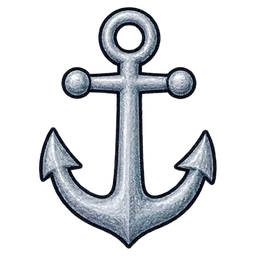
#> input picture jeux/img/de/Anker.webp, 256 x 256 px
$ python -i images.py   (imports and definitions only)
#> lines starting #> are read from the running program, lines starting #| are printed output that depends on the picture
#!/usr/bin/env python3
"""Ajoute une image Gemini à un mot d'allemand.
Usage : python3 outils/images.py <image> <Mot> [<image> <Mot> ...]
- rogne le blanc autour (ou le transparent si l'image est détourée, transparence gardée), remet en carré avec une petite marge, réduit à 256 px, enregistre jeux/img/de/<slug>.webp
- met à jour la liste DE_IMG de jeux/allemand-mots.js et la liste des images de sw.js (hors-ligne)."""
import sys,os,re,glob,unicodedata
from PIL import Image,ImageChops
R=os.path.dirname(os.path.dirname(os.path.abspath(__file__)))
D=os.path.join(R,"jeux/img/de")
def slug(w):return w.replace("ä","ae").replace("ö","oe").replace("ü","ue").replace("Ä","Ae").replace("Ö","Oe").replace("Ü","Ue").replace("ß","ss")
def prep(src,dst):
#> called with src = '../jeux/img/de/Anker.webp', dst = 'out.png'
    im=Image.open(src)
#> im is the input picture: PIL image 256x256 RGBA; mean R, G, B, A 32.1, 34.5, 38, 63.6
    if im.mode in("RGBA","LA","P"):
        im=im.convert("RGBA");a=im.getchannel("A")
#> after `a = im.getchannel('A')`:
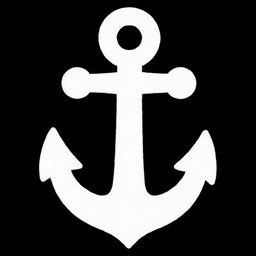
#> a: PIL image 256x256 L; min 0, max 255, mean 63.6
        if a.getextrema()[0]<200:  # image détourée : on garde la transparence
            box=a.point(lambda v:255 if v>24 else 0).getbbox() or (0,0)+im.size
#> box = (39, 7, 217, 249)
            im=im.crop(box);w,h=im.size;s=int(max(w,h)*1.06)
#> after `im = im.crop(box)`:
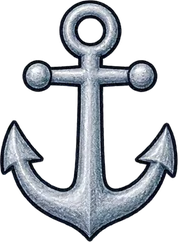
#> im: PIL image 178x242 RGBA; mean R, G, B, A 48.6, 52.2, 57.5, 96.7; transparent parts drawn white
#> after `w, h = im.size`: w = 178; h = 242
#> after `s = int(max(w, h) * 1.06)`: s = 256
            sq=Image.new("RGBA",(s,s),(0,0,0,0));sq.paste(im,((s-w)//2,(s-h)//2))
#> after `sq = Image.new('RGBA', (s, s), (0, 0, 0, 0))`: sq: PIL image 256x256 RGBA; every value is 0
            sq.resize((256,256),Image.LANCZOS).save(dst,"WEBP",quality=85,method=6);return
    im=im.convert("RGB")
    bg=Image.new("RGB",im.size,(255,255,255))
    diff=ImageChops.difference(im,bg).convert("L").point(lambda v:255 if v>18 else 0)
    box=diff.getbbox() or (0,0)+im.size
    im=im.crop(box);w,h=im.size;s=int(max(w,h)*1.06)
    sq=Image.new("RGB",(s,s),(255,255,255));sq.paste(im,((s-w)//2,(s-h)//2))
    sq.resize((256,256),Image.LANCZOS).save(dst,"WEBP",quality=80,method=6)
# [1 line not run here, left out]
a=sys.argv[1:]
# [4 lines not run here, left out]
# [1 line that did not run here, left out]
# [1 line that did not run here, left out]
# [1 line that did not run here, left out]
# [1 line that did not run here, left out]
# [2 lines not run here, left out]
# [1 line that did not run here, left out]
# [1 line that did not run here, left out]
# [1 line that did not run here, left out]
# [2 lines not run here, left out]

>>> result = prep('../jeux/img/de/Anker.webp', 'out.png')

$ run again, on jeux/img/de/Bett.webp
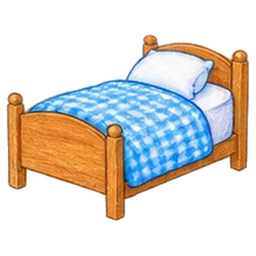
#> input picture jeux/img/de/Bett.webp, 256 x 256 px
#> in prep, im is the input picture: PIL image 256x256 RGBA; mean R, G, B, A 81.2, 74.9, 67.5, 103.5
#> in prep, `a = im.getchannel('A')`:
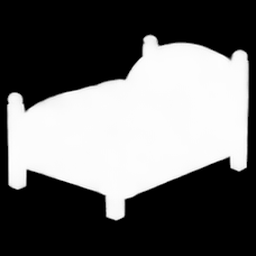
#> a: PIL image 256x256 L; min 0, max 255, mean 103.5
#> box = (6, 34, 249, 221)
#> im: PIL image 243x187 RGBA
#> sq: PIL image 257x257 RGBA; every value is 0
#> in prep, `sq.resize((256, 256), Image.LANCZOS).save(dst, 'WEBP', quality=85, met`:
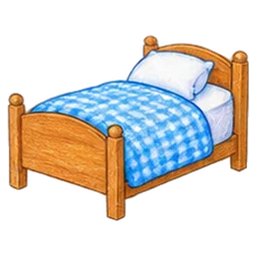
#> saved as out.png: PIL image 256x256 RGBA; mean R, G, B, A 73, 67.4, 60.7, 102.6; transparent parts drawn white

$ run again, on jeux/img/de/Bild.webp
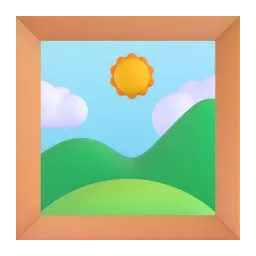
#> input picture jeux/img/de/Bild.webp, 256 x 256 px
#> in prep, im is the input picture: PIL image 256x256 RGBA; mean R, G, B, A 149.7, 159.4, 127.3, 195.3
#> in prep, `a = im.getchannel('A')`:
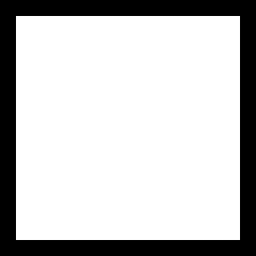
#> a: PIL image 256x256 L; min 0, max 255, mean 195.3
#> box = (16, 16, 240, 240)
#> im: PIL image 224x224 RGBA
#> sq: PIL image 237x237 RGBA; every value is 0
#> in prep, `sq.resize((256, 256), Image.LANCZOS).save(dst, 'WEBP', quality=85, met`:
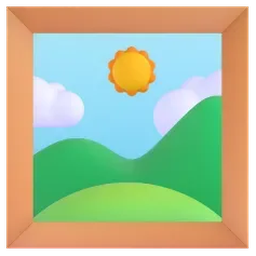
#> saved as out.png: PIL image 256x256 RGBA; mean R, G, B, A 155.6, 167.7, 130.8, 227.8; transparent parts drawn white

$ run again, on jeux/img/de/Bohne.webp
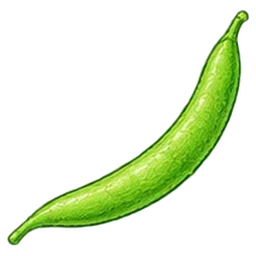
#> input picture jeux/img/de/Bohne.webp, 256 x 256 px
#> in prep, im is the input picture: PIL image 256x256 RGBA; mean R, G, B, A 30.6, 45, 13.4, 48.4
#> in prep, `a = im.getchannel('A')`:
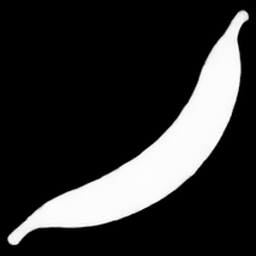
#> a: PIL image 256x256 L; min 0, max 255, mean 48.4
#> box = (7, 10, 249, 246)
#> in prep, `im = im.crop(box)`:
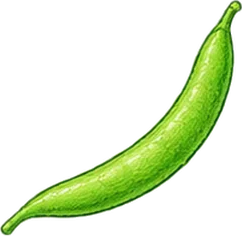
#> im: PIL image 242x236 RGBA; mean R, G, B, A 34.7, 51.1, 15, 55.6; transparent parts drawn white
#> sq: PIL image 256x256 RGBA; every value is 0
